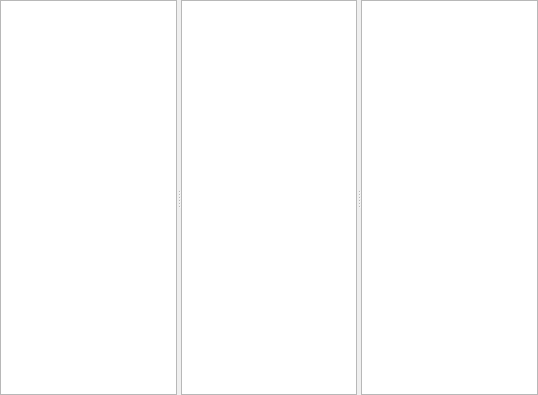
<?xml version="1.0" encoding="UTF-8"?>
<ui version="4.0">
 <class>PageWidget</class>
 <widget class="QWidget" name="PageWidget">
  <property name="geometry">
   <rect>
    <x>0</x>
    <y>0</y>
    <width>538</width>
    <height>395</height>
   </rect>
  </property>
  <property name="windowTitle">
   <string>Form</string>
  </property>
  <layout class="QVBoxLayout" name="verticalLayout">
   <property name="leftMargin">
    <number>0</number>
   </property>
   <property name="topMargin">
    <number>0</number>
   </property>
   <property name="rightMargin">
    <number>0</number>
   </property>
   <property name="bottomMargin">
    <number>0</number>
   </property>
   <item>
    <widget class="QSplitter" name="splitter">
     <property name="orientation">
      <enum>Qt::Horizontal</enum>
     </property>
     <widget class="QListView" name="listView"/>
     <widget class="GraphicsView" name="graphicsView"/>
     <widget class="QTableView" name="tableView">
      <attribute name="horizontalHeaderStretchLastSection">
       <bool>true</bool>
      </attribute>
     </widget>
    </widget>
   </item>
  </layout>
 </widget>
 <customwidgets>
  <customwidget>
   <class>GraphicsView</class>
   <extends>QGraphicsView</extends>
   <header>GraphicsView.h</header>
  </customwidget>
 </customwidgets>
 <resources/>
 <connections/>
</ui>
